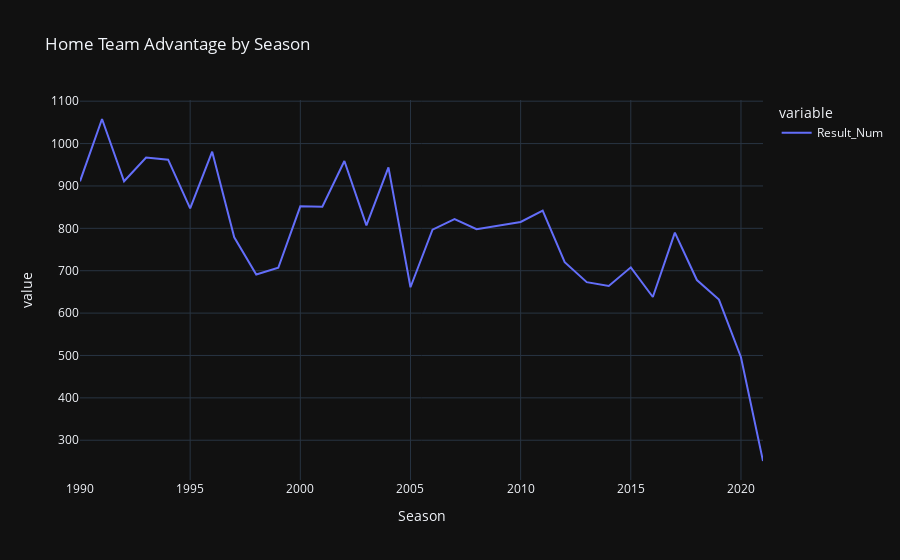

Notebook code for this chart:
### Code cell
home_team_adv = px.line(new_df.groupby('Season')['Result_Num'].sum(), title='Home Team Advantage by Season', template= 'plotly_dark')
home_team_adv.update_traces(marker_color='orange')
home_team_adv.write_image('home_team_adv.png')
home_team_adv.show()

### Figure 1 — Plotly figure (JSON) as saved in the notebook; plotly's stock layout.template omitted (floating-point values rounded to 4 significant figures)
{"data": [{"hovertemplate": "variable=Result_Num<br>Season=%{x}<br>value=%{y}<extra></extra>", "legendgroup": "Result_Num", "line": {"color": "#636efa", "dash": "solid"}, "marker": {"color": "orange", "symbol": "circle"}, "mode": "lines", "name": "Result_Num", "orientation": "v", "showlegend": true, "type": "scatter", "x": [1990, 1991, 1992, 1993, 1994, 1995, 1996, 1997, 1998, 1999, 2000, 2001, 2002, 2003, 2004, 2005, 2006, 2007, 2008, 2009, 2010, 2011, 2012, 2013, 2014, 2015, 2016, 2017, 2018, 2019, 2020, 2021], "xaxis": "x", "y": [911, 1058, 911, 967, 962, 847, 981, 779, 691, 707, 852, 851, 959, 807, 944, 661, 797, 822, 798, 806, 815, 842, 720, 673, 664, 708, 638, 790, 678, 632, 496, 251], "yaxis": "y"}], "layout": {"legend": {"title": {"text": "variable"}, "tracegroupgap": 0}, "title": {"text": "Home Team Advantage by Season"}, "xaxis": {"anchor": "y", "domain": [0, 1], "title": {"text": "Season"}}, "yaxis": {"anchor": "x", "domain": [0, 1], "title": {"text": "value"}}}}
